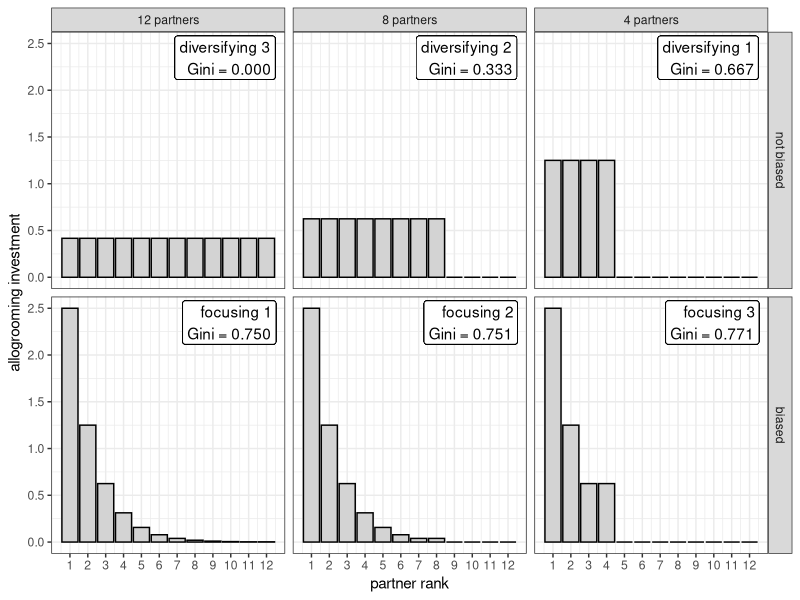

Reproduce this figure in R.
rm(list = ls())

library(tidyverse)

# Create test data
f1 <- rep(0, 12)
f2 <- rep(0, 12)
f3 <- rep(0, 12)
d1 <- rep(0, 12)
d2 <- rep(0, 12)
d3 <- rep(0, 12)
f1[1:12] <- 0.5^(1:12)*5
f2[1:8] <- 0.5^(1:8)*5
f3[1:4] <- 0.5^(1:4)*5
f1[12] <- f1[11]
f2[8] <- f2[7]
f3[4] <- f3[3]
d1[1:4] <- rep(5/4, 4)
d2[1:8] <- rep(5/8, 8)
d3[1:12] <- rep(5/12, 12)
partners <- 1:12


d <- data.frame(cbind(partners, d3, d2, d1, f1, f2, f3))
colnames(d) <- c("partners", "diversifying 3", "diversifying 2", "diversifying 1", "focusing 1", "focusing 2", "focusing 3")

# Get Gini coefficient
gini <- function(x) {
  x <- sort(x)
  n <- length(x)
  G <- (2 * sum(x * seq_len(n))) / (n * sum(x)) - (n + 1) / n
  return(G)
}
gf3 <- gini(f3)
gf2 <- gini(f2)
gf1 <- gini(f1)
gd1 <- gini(d1)
gd2 <- gini(d2)
gd3 <- gini(d3)

# Reshape the data to long format
d <- d %>%
  pivot_longer(
    cols = -partners,
    names_to = "strategy",
    values_to = "value"
  )

Gini <- rep(c(gd3, gd2, gd1, gf1, gf2, gf3),6)
d <- 
  data.frame(d, Gini) %>%
  mutate(label = paste0(strategy, "\nGini = ", round(Gini, 3)))

# Add partners, bias
d$num_partners <- rep(c("12 partners", "8 partners", "4 partners"), 12)
d$biased <- rep(c("not biased", "not biased", "not biased", "biased", "biased", "biased"))
d <- 
  d %>%
  mutate(
    num_partners = factor(num_partners, levels = c("12 partners", "8 partners", "4 partners")),
    biased = factor(biased, levels = c("not biased", "biased"))
  )

# Set strategy factor levels for order and color control
d <- 
  d %>% 
  mutate(label = ifelse(label == "diversifying 3\nGini = 0", 
                        "diversifying 3\nGini = 0.000",
                        label)) %>% 
  mutate(label = ifelse(label == "focusing 1\nGini = 0.75", 
                        "focusing 1\nGini = 0.750",
                        label)) %>% 
  mutate(label = factor(label, levels = c(
  "diversifying 3\nGini = 0.000", 
  "diversifying 2\nGini = 0.333", 
  "diversifying 1\nGini = 0.667",
  "focusing 1\nGini = 0.750", 
  "focusing 2\nGini = 0.751", 
  "focusing 3\nGini = 0.771"))) 
  


# Plot histogram
(plot <- 
  ggplot(data = d, mapping = aes(x = partners, y = value)) +
  geom_col(position = "dodge", color = "black", fill= "lightgrey") +
  facet_grid(biased ~ num_partners) +
  theme_bw() +
  ylab("allogrooming investment") +
  theme(legend.position = "none") +
  scale_x_discrete(
    limits = as.character(1:12)
  ) +
  geom_label(
    data = d,
    aes(x = Inf, y = Inf, label = label,
        hjust = 1.1,
        vjust = 1.1), 
    fill= "white"
  ) +
  xlab("partner rank") +
  scale_x_continuous(breaks = seq(1, 12, by = 1)))

# Save as PDF
ggsave(
  "Fig2.pdf",
  plot = plot,
  scale = 1,
  width = 7.5,
  height = 3.5,
  units = "in",
  dpi = 300)
